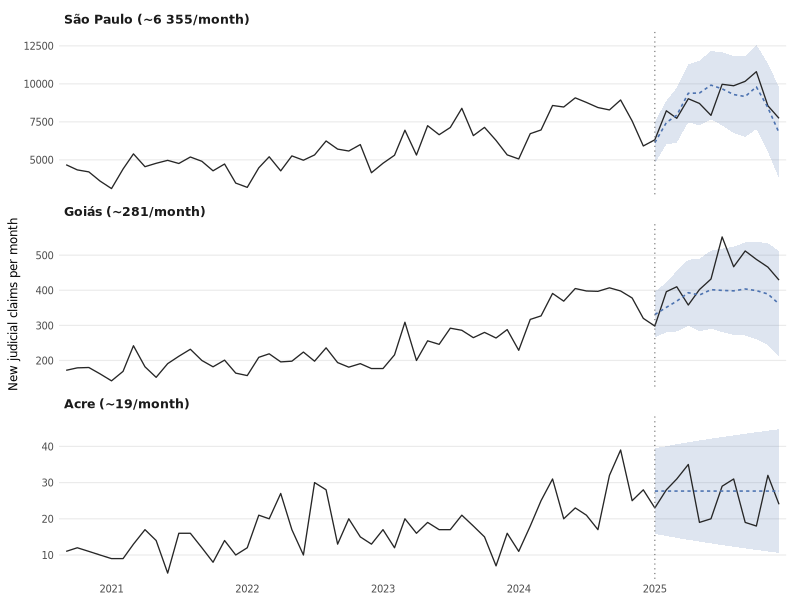
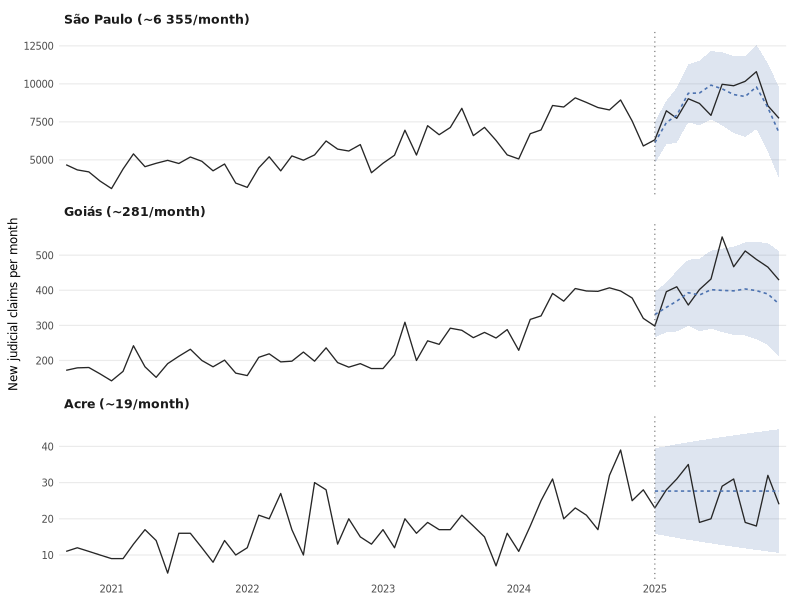
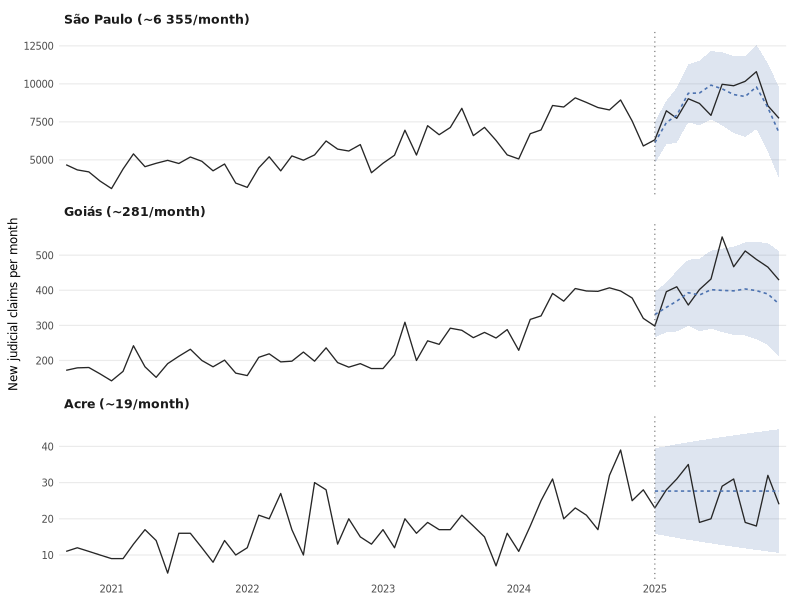

Source code (R) for these figures, in order:
## 20 — Figure S1 regenerated on the COMMON window (Sep 2020 – Dec 2025, n = 64)
## Supersedes figS1_state_courts_v3_20260921.*, which was produced from the
## mis-dated Acre series (see docs/state_courts_common_window.md).
## Output: figures/figS1_state_courts_v4_20260922.{png,pdf,tiff} at 300 dpi.

suppressMessages({library(readr); library(dplyr); library(ggplot2); library(forecast); library(ragg)})
set.seed(42)
dir.create("figures", showWarnings = FALSE)

WIN_START <- as.Date("2020-09-01"); WIN_END <- as.Date("2025-12-01")
TS_START  <- c(2020, 9); TRAIN_END <- c(2024, 12)
COURTS <- c(SP = "São Paulo (~6 355/month)",
            GO = "Goiás (~281/month)",
            AC = "Acre (~19/month)")

d <- read_csv("data/cnj_monthly_series_national_and_states.csv", show_col_types = FALSE) |>
  filter(date >= WIN_START, date <= WIN_END) |> arrange(date)

obs <- list(); fc_df <- list()
for (uf in names(COURTS)) {
  s <- d |> filter(scope == uf) |> arrange(date)
  stopifnot(nrow(s) == 64)
  y   <- ts(s$new_claims, start = TS_START, frequency = 12)
  ytr <- window(y, end = TRAIN_END)
  f   <- auto.arima(ytr, ic = "aicc", stepwise = TRUE)
  fc  <- forecast(f, h = 12, level = 95)

  obs[[uf]] <- tibble(court = COURTS[[uf]], date = s$date, claims = s$new_claims)
  fc_df[[uf]] <- tibble(court = COURTS[[uf]],
                        date  = seq(as.Date("2025-01-01"), by = "month", length.out = 12),
                        mean  = as.numeric(fc$mean),
                        lo    = pmax(as.numeric(fc$lower), 0),
                        hi    = as.numeric(fc$upper))
}
obs   <- bind_rows(obs)   |> mutate(court = factor(court, levels = unname(COURTS)))
fc_df <- bind_rows(fc_df) |> mutate(court = factor(court, levels = unname(COURTS)))

p <- ggplot() +
  geom_ribbon(data = fc_df, aes(date, ymin = lo, ymax = hi),
              fill = "#4C72B0", alpha = 0.18) +
  geom_line(data = obs, aes(date, claims), colour = "grey15", linewidth = 0.45) +
  geom_line(data = fc_df, aes(date, mean), colour = "#4C72B0",
            linetype = "22", linewidth = 0.55) +
  geom_vline(xintercept = as.numeric(as.Date("2025-01-01")),
             linetype = "dotted", colour = "grey45", linewidth = 0.4) +
  facet_wrap(~court, ncol = 1, scales = "free_y") +
  scale_x_date(date_breaks = "1 year", date_labels = "%Y",
               expand = expansion(mult = c(0.01, 0.01))) +
  scale_y_continuous(expand = expansion(mult = c(0.04, 0.10))) +
  labs(x = NULL, y = "New judicial claims per month") +
  theme_minimal(base_size = 9, base_family = "DejaVu Sans") +
  theme(panel.grid.minor = element_blank(),
        panel.grid.major.x = element_blank(),
        strip.text = element_text(face = "bold", hjust = 0, size = 9),
        axis.title.y = element_text(size = 8.5),
        plot.margin = margin(6, 10, 4, 6))

base <- "figures/figS1_state_courts_v4_20260922"
ggsave(paste0(base, ".png"),  p, width = 6.5, height = 6.2, dpi = 300, device = ragg::agg_png)
ggsave(paste0(base, ".pdf"),  p, width = 6.5, height = 6.2, device = cairo_pdf)
ggsave(paste0(base, ".tiff"), p, width = 6.5, height = 6.2, dpi = 300,
       device = ragg::agg_tiff, compression = "lzw")

cat("gravado:\n"); print(list.files("figures", pattern = "v4_20260922", full.names = TRUE))
cat("\nholdout: jan-dez 2025 (12 meses) nos três tribunais; n = 64 cada.\n")
